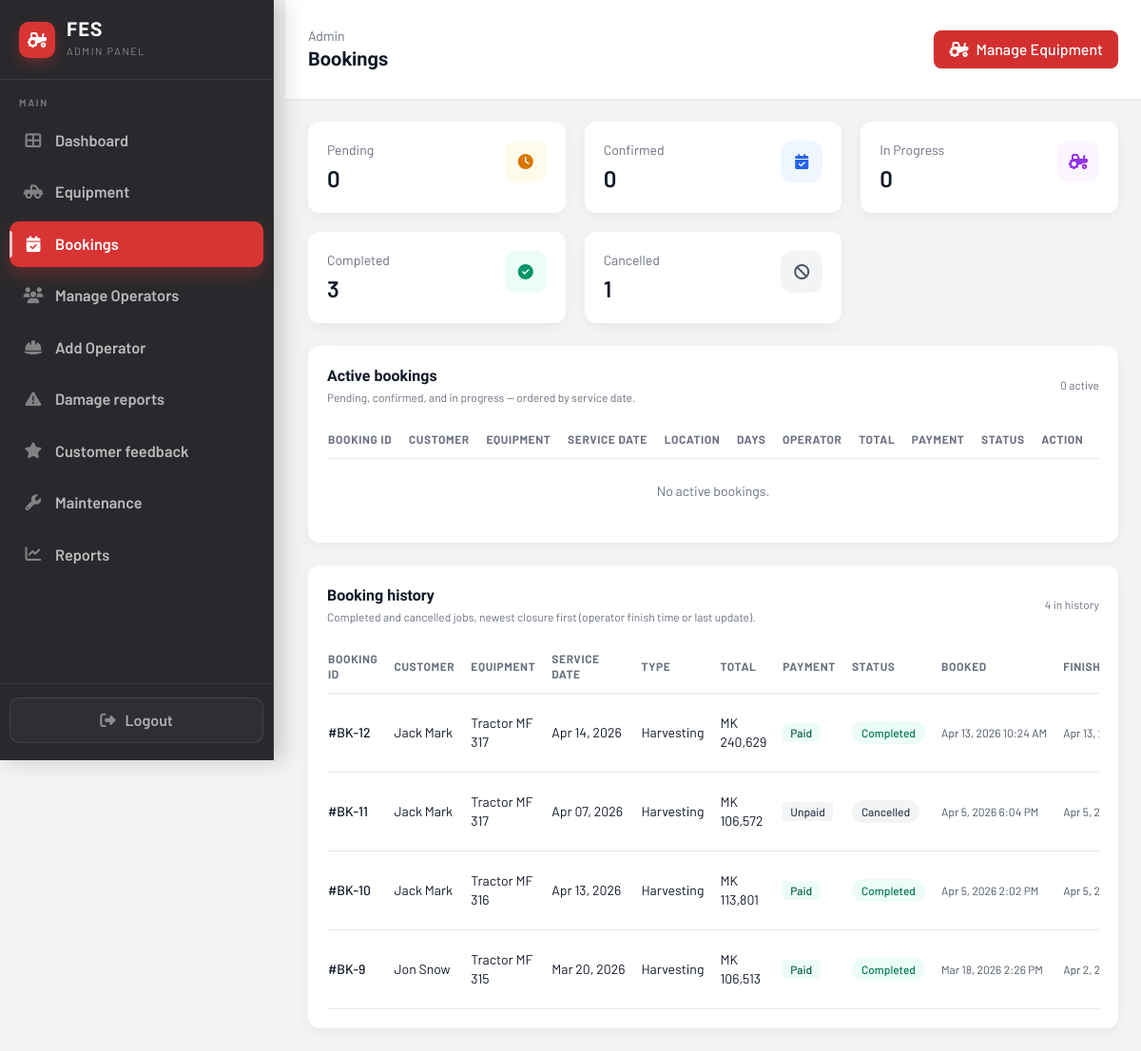
The page /Pages/admin/bookings.php (signed in) on the database its author committed.
### tables this page shows
CREATE TABLE IF NOT EXISTS `bookings` (
  `booking_id` int NOT NULL AUTO_INCREMENT,
  `customer_id` int NOT NULL,
  `operator_id` int DEFAULT NULL,
  `equipment_id` varchar(50) NOT NULL,
  `booking_date` date NOT NULL,
  `service_days` int NOT NULL DEFAULT '1',
  `service_type` varchar(50) NOT NULL,
  `service_location` varchar(255) NOT NULL,
  `contact_phone` varchar(50) NOT NULL,
  `field_lat` decimal(10,7) DEFAULT NULL,
  `field_lng` decimal(10,7) DEFAULT NULL,
  `field_address` varchar(255) DEFAULT NULL,
  `field_polygon` longtext,
  `field_hectares` decimal(10,2) DEFAULT NULL,
  `notes` text,
  `estimated_total_cost` decimal(12,2) NOT NULL DEFAULT '0.00',
  `payment_status` enum('unpaid','pending','paid','failed') NOT NULL DEFAULT 'unpaid',
  `payment_tx_ref` varchar(120) DEFAULT NULL,
  `payment_paid_at` datetime DEFAULT NULL,
  `status` enum('pending','confirmed','in_progress','completed','cancelled') NOT NULL DEFAULT 'pending',
  `operator_start_time` datetime DEFAULT NULL COMMENT 'Set when operator marks job In progress',
  `operator_end_time` datetime DEFAULT NULL COMMENT 'Set when operator marks job Completed',
  `created_at` timestamp NULL DEFAULT CURRENT_TIMESTAMP,
  `updated_at` timestamp NULL DEFAULT CURRENT_TIMESTAMP ON UPDATE CURRENT_TIMESTAMP,
  PRIMARY KEY (`booking_id`),
  KEY `customer_id` (`customer_id`),
  KEY `equipment_id` (`equipment_id`),
  KEY `status` (`status`),
  KEY `idx_bookings_operator_id` (`operator_id`)
);

CREATE TABLE IF NOT EXISTS `users` (
  `user_id` int NOT NULL AUTO_INCREMENT,
  `name` varchar(255) NOT NULL,
  `email` varchar(255) NOT NULL,
  `password_hash` varchar(255) NOT NULL,
  `role` enum('customer','admin','operator') NOT NULL DEFAULT 'customer',
  `created_at` timestamp NOT NULL DEFAULT CURRENT_TIMESTAMP,
  `updated_at` timestamp NOT NULL DEFAULT CURRENT_TIMESTAMP ON UPDATE CURRENT_TIMESTAMP,
  `password_reset_token` varchar(64) DEFAULT NULL,
  `password_reset_expires` datetime DEFAULT NULL,
  PRIMARY KEY (`user_id`),
  UNIQUE KEY `email` (`email`)
);

CREATE TABLE IF NOT EXISTS `equipment` (
  `id` int NOT NULL AUTO_INCREMENT,
  `equipment_name` varchar(255) NOT NULL,
  `category` varchar(100) NOT NULL,
  `equipment_id` varchar(100) NOT NULL,
  `model` varchar(255) DEFAULT NULL,
  `description` text NOT NULL,
  `status` enum('available','in_use','maintenance','retired') NOT NULL DEFAULT 'available',
  `location` varchar(255) NOT NULL,
  `operator_id` int DEFAULT NULL,
  `purchase_date` date DEFAULT NULL,
  `daily_rate` decimal(10,2) NOT NULL,
  `hourly_rate` decimal(10,2) DEFAULT '0.00',
  `per_hectare_rate` decimal(10,2) DEFAULT NULL,
  `fuel_type` varchar(50) DEFAULT NULL,
  `total_usage_hours` int DEFAULT '0',
  `year_manufactured` int DEFAULT NULL,
  `weight_kg` decimal(10,2) DEFAULT NULL,
  `last_maintenance` date DEFAULT NULL,
  `icon` varchar(100) NOT NULL,
  `image_path` varchar(500) DEFAULT NULL,
  `created_at` timestamp NULL DEFAULT CURRENT_TIMESTAMP,
  `updated_at` timestamp NULL DEFAULT CURRENT_TIMESTAMP ON UPDATE CURRENT_TIMESTAMP,
  PRIMARY KEY (`id`),
  KEY `operator_id` (`operator_id`)
);

### Pages/admin/bookings.php (the view, shortened to what the rows shown need)
<?php
$historyBookings = [];
try {
    $conn = getDBConnection();
    $bookingSelect = "SELECT b.booking_id, b.booking_date, b.service_days, b.service_type,
                   COALESCE(NULLIF(b.service_location, ''), b.field_address) AS service_location,
                   b.status, b.estimated_total_cost, b.operator_id,
                   b.created_at, b.updated_at, b.operator_end_time, b.payment_status,
                   e.equipment_name,
                   u.name AS customer_name,
                   op.name AS operator_name
            FROM bookings b
            JOIN equipment e ON e.equipment_id = b.equipment_id
            JOIN users u ON u.user_id = b.customer_id
            LEFT JOIN users op ON op.user_id = b.operator_id";
    $sqlHistory = $bookingSelect . " WHERE b.status IN ('completed','cancelled') ORDER BY COALESCE(b.operator_end_time, b.updated_at) DESC, b.booking_id DESC";
    if ($stmt = $conn->prepare($sqlHistory)) {
        $stmt->execute();
        $res = $stmt->get_result();
        while ($row = $res->fetch_assoc()) {
            $historyBookings[] = $row;
        }
    }
} catch (Exception $e) {
    error_log('Admin booking data error: ' . $e->getMessage());
}
?>
<!DOCTYPE html>
<html lang="en">
<head>
    <link rel="stylesheet" href="https://cdnjs.cloudflare.com/ajax/libs/font-awesome/6.4.0/css/all.min.css">
    <script src="https://cdn.tailwindcss.com"></script>
</head>
<body>
    <div class="min-h-screen w-full bg-gray-100">
        <div class="min-h-screen" style="margin-left: 300px; width: calc(100% - 300px);" id="main-content">
            <header class="bg-white px-6 py-7 flex items-center justify-between shadow-sm md:pl-6">
                <div class="flex items-center gap-3">
                    <div>
                        <h1 class="text-xl font-semibold text-gray-900">Bookings</h1>
                    </div>
                </div>
            </header>
            <main class="flex-1 overflow-y-auto p-6" style="width: 100%; overflow-x: hidden;">
                <?php
                $badgeClasses = [
                    'pending' => 'bg-amber-50 text-amber-700',
                    'confirmed' => 'bg-blue-50 text-blue-700',
                    'in_progress' => 'bg-purple-50 text-purple-700',
                    'completed' => 'bg-emerald-50 text-emerald-700',
                    'cancelled' => 'bg-gray-100 text-gray-700',
                ];
                $paymentBadge = [
                    'paid' => 'bg-emerald-50 text-emerald-800',
                    'unpaid' => 'bg-gray-100 text-gray-700',
                    'pending' => 'bg-amber-50 text-amber-800',
                    'failed' => 'bg-red-50 text-red-800',
                ];
                ?>
                <section class="bg-white rounded-xl shadow-card p-5 mb-6">
                    <div class="flex flex-wrap items-center justify-between gap-2 mb-4">
                        <div>
                            <h2 class="text-base font-semibold text-gray-900">Active bookings</h2>
                        </div>
                    </div>
                    <div class="overflow-x-auto">
                        <table class="min-w-full">
                            <thead>
                                <tr class="text-left text-xs font-medium text-gray-500 border-b uppercase tracking-wider">
                                    <th class="py-3 pr-4">Booking ID</th>
                                    <th class="py-3 pr-4">Customer</th>
                                    <th class="py-3 pr-4">Equipment</th>
                                    <th class="py-3 pr-4">Service date</th>
                                    <th class="py-3 pr-4">Location</th>
                                    <th class="py-3 pr-4">Days</th>
                                    <th class="py-3 pr-4">Operator</th>
                                    <th class="py-3 pr-4">Total</th>
                                    <th class="py-3 pr-4">Payment</th>
                                    <th class="py-3 pr-4">Status</th>
                                    <th class="py-3 pr-4">Action</th>
                                </tr>
                            </thead>
                        </table>
                    </div>
                </section>
                <section class="bg-white rounded-xl shadow-card p-5">
                    <div class="flex flex-wrap items-center justify-between gap-2 mb-4">
                        <div>
                            <h2 class="text-base font-semibold text-gray-900">Booking history</h2>
                        </div>
                    </div>
                    <div class="overflow-x-auto">
                        <table class="min-w-full">
                            <thead>
                                <tr class="text-left text-xs font-medium text-gray-500 border-b uppercase tracking-wider">
                                    <th class="py-3 pr-4">Booking ID</th>
                                    <th class="py-3 pr-4">Customer</th>
                                    <th class="py-3 pr-4">Equipment</th>
                                    <th class="py-3 pr-4">Service date</th>
                                    <th class="py-3 pr-4">Type</th>
                                    <th class="py-3 pr-4">Total</th>
                                    <th class="py-3 pr-4">Payment</th>
                                    <th class="py-3 pr-4">Status</th>
                                    <th class="py-3 pr-4">Booked</th>
                                    <th class="py-3 pr-4">Finished</th>
                                </tr>
                            </thead>
                            <tbody class="text-sm text-gray-900">
                                <?php if (!empty($historyBookings)): ?>
                                    <?php foreach ($historyBookings as $row): ?>
                                        <?php
                                            $status = $row['status'] ?? 'completed';
                                            $badgeClass = $badgeClasses[$status] ?? 'bg-gray-100 text-gray-700';
                                            $pay = (string)($row['payment_status'] ?? 'unpaid');
                                            $payClass = $paymentBadge[$pay] ?? 'bg-gray-100 text-gray-700';
                                            $createdTs = !empty($row['created_at']) ? strtotime((string)$row['created_at']) : false;
                                            $created = ($createdTs !== false) ? date('M j, Y g:i A', $createdTs) : '—';
                                            $finishedRaw = !empty($row['operator_end_time']) ? (string)$row['operator_end_time'] : (string)($row['updated_at'] ?? '');
                                            $finishedTs = $finishedRaw !== '' ? strtotime($finishedRaw) : false;
                                            $finished = ($finishedTs !== false) ? date('M j, Y g:i A', $finishedTs) : '—';
                                        ?>
                                        <tr class="border-b hover:bg-gray-50 cursor-pointer" onclick="window.location.href='booking-details.php?id=<?php echo urlencode((string)$row['booking_id']); ?>'">
                                            <td class="py-3 pr-4 font-medium">#BK-<?php echo htmlspecialchars((string)$row['booking_id']); ?></td>
                                            <td class="py-3 pr-4"><?php echo htmlspecialchars($row['customer_name'] ?? 'N/A'); ?></td>
                                            <td class="py-3 pr-4"><?php echo htmlspecialchars($row['equipment_name'] ?? 'N/A'); ?></td>
                                            <td class="py-3 pr-4 whitespace-nowrap">
                                                <?php echo !empty($row['booking_date']) ? htmlspecialchars(date('M d, Y', strtotime((string)$row['booking_date']))) : 'N/A'; ?>
                                            </td>
                                            <td class="py-3 pr-4 capitalize"><?php echo htmlspecialchars(str_replace('_', ' ', (string)($row['service_type'] ?? '—'))); ?></td>
                                            <td class="py-3 pr-4">MK <?php echo number_format((float)($row['estimated_total_cost'] ?? 0)); ?></td>
                                            <td class="py-3 pr-4">
                                                <span class="inline-flex px-2 py-0.5 rounded text-xs font-medium capitalize <?php echo $payClass; ?>"><?php echo htmlspecialchars($pay); ?></span>
                                            </td>
                                            <td class="py-3 pr-4">
                                                <span class="inline-flex items-center px-2.5 py-1 rounded-full text-xs font-medium <?php echo $badgeClass; ?>">
                                                    <?php echo htmlspecialchars(ucfirst(str_replace('_', ' ', $status))); ?>
                                                </span>
                                            </td>
                                            <td class="py-3 pr-4 whitespace-nowrap text-gray-600 text-xs"><?php echo htmlspecialchars($created); ?></td>
                                            <td class="py-3 pr-4 whitespace-nowrap text-gray-600 text-xs"><?php echo htmlspecialchars($finished); ?></td>
                                        </tr>
                                    <?php endforeach; ?>
                                <?php else: ?>
                                    <tr>
                                        <td class="py-6 text-center text-sm text-gray-500" colspan="11">No booking history yet (no completed or cancelled bookings).</td>
                                    </tr>
                                <?php endif; ?>
                            </tbody>
                        </table>
                    </div>
                </section>
            </main>
        </div>
    </div>
</body>
</html>

### rows shown on the page
bookings: booking_id "12", users.name "Jack Mark", equipment.equipment_name "Tractor MF 317", booking_date "Apr 14, 2026", service_type "Harvesting", estimated_total_cost "240,629", payment_status "Paid", status "Completed", created_at "Apr 13, 2026 10:24 AM", operator_end_time "Apr 13,…"
bookings: booking_id "11", users.name "Jack Mark", equipment.equipment_name "Tractor MF 317", booking_date "Apr 07, 2026", service_type "Harvesting", estimated_total_cost "106,572", payment_status "Unpaid", status "Cancelled", created_at "Apr 5, 2026 6:04 PM", finished "Apr 5,…"
bookings: booking_id "10", users.name "Jack Mark", equipment.equipment_name "Tractor MF 316", booking_date "Apr 13, 2026", service_type "Harvesting", estimated_total_cost "113,801", payment_status "Paid", status "Completed", created_at "Apr 5, 2026 2:02 PM", operator_end_time "Apr 5,…"
bookings: booking_id "9", users.name "Jon Snow", equipment.equipment_name "Tractor MF 315", booking_date "Mar 20, 2026", service_type "Harvesting", estimated_total_cost "106,513", payment_status "Paid", status "Completed", created_at "Mar 18, 2026 2:26 PM", operator_end_time "Apr 2,…"

### other values the page prints
$bookingStats['pending'] "0"
$bookingStats['confirmed'] "0"
$bookingStats['in_progress'] "0"
$bookingStats['completed'] "3"
$bookingStats['cancelled'] "1"
count($activeBookings) "0"
count($historyBookings) "4"
